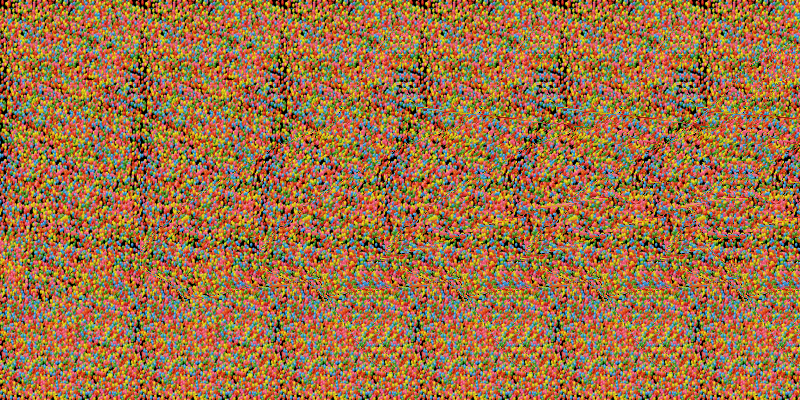
//> input picture shark.png, 800 x 400 px, given in place of undef_texture_path, which was not available
$ ./mainBuilder ../shark.png   (built with g++ and OpenCV 4)
//> lines starting //> are read from the running program, lines starting //| are printed output that depends on the picture; pictures that were not available may be replaced by others from this repository, and a replacement may not be noted
### src/StereogramBuilder.h
#ifndef STEREOGRAMBUILDER_H
#define STEREOGRAMBUILDER_H

#include <iostream>
#include <opencv2/opencv.hpp>

#define DEPTH_LAYERS_COUNT 16
#define REPEAT_OFFSET 200

class stereogramBuilder {
public:
	stereogramBuilder();
	~stereogramBuilder();

	cv::Mat generateStereogramm(const cv::Mat& texture, const cv::Mat& depthMap);
private:
	cv::Mat generateBackground(const cv::Mat& texture, const cv::Size& size) const;
};
#endif

### src/StereogramBuilder.cpp
#include "StereogramBuilder.h"

stereogramBuilder::stereogramBuilder() {
  std::cout << "stereogramBuilder::stereogramBuilder() " << this << std::endl;
}

stereogramBuilder::~stereogramBuilder() {
  std::cout << "stereogramBuilder::~stereogramBuilder() " << this << std::endl;
}

cv::Mat stereogramBuilder::generateBackground(const cv::Mat& texture,
                                              const cv::Size& size) const {
  cv::Mat background(size, texture.type());
  // produce background image, using input texture.
  for (int r = 0; r < background.rows; r += texture.rows) {
    for (int c = 0; c < background.cols; c += texture.cols) {
      // check and reduce fill area, if go outside the image borders
      int copyWidth = c + texture.cols < background.cols
                          ? texture.cols
                          : background.cols - c - 1;
      int copyHeight = r + texture.rows < background.rows
                           ? texture.rows
                           : background.rows - r - 1;

      texture(cv::Rect(0, 0, copyWidth, copyHeight))
          .copyTo(background(cv::Rect(c, r, copyWidth, copyHeight)));
    }
  }
  return background;
}

// generate autostereogramm
cv::Mat stereogramBuilder::generateStereogramm(const cv::Mat& texture,
                                               const cv::Mat& depthMap) {
  cv::Mat textureResized;
  cv::resize(texture, textureResized, cv::Size(REPEAT_OFFSET, REPEAT_OFFSET));

  int s = textureResized.cols;  // texture horizontal repeat interval

  cv::Mat background = generateBackground(
      textureResized,
      cv::Size(depthMap.cols + textureResized.cols, depthMap.rows));

  int nChannel =
      background.channels();  // background consist same type and same number of
                              // channel like input texture

  depthMap /= DEPTH_LAYERS_COUNT;
  for (int r = 0; r < depthMap.rows; ++r) {
    for (int c = 0; c < depthMap.cols; ++c) {
      if (depthMap.at<unsigned char>(r, c) > 0) {
        for (int nChannel = 0; nChannel < background.channels(); ++nChannel) {
          unsigned char pixel = background.at<unsigned char>(
              r,
              (c + depthMap.at<unsigned char>(r, c)) * background.channels() +
                  nChannel);
          for (int i = c + s; i < depthMap.cols + s; i += s)
            background.at<unsigned char>(
                r, i * background.channels() + nChannel) = pixel;
        }
      }
    }
  }
  return background;
}

### src/mainBuilder.cpp
#include "StereogramBuilder.h"

static void help() {
  printf(
      "\nThis is a autostereogram builder.\n"
      "Usage: stereogramBuilder\n"
      "     -t=<path>            # the path to texture image\n"
      "     -d=<path>            # the path to depth map image\n"
      "    [-o=<path>]           # the path to save result image\n"
      "    [-g]                  # load texture image as GRAYSCALE\n"
      "\n");
}

int main(int argc, char** argv) {
  std::string texturePath("undef_texture_path");
  std::string depthMapPath("undef_depthMap_path");
  std::string saveResultPath("buildOutput.jpg");

  bool LOAD_GRAYSCALSE = false;

  for (int i = 1; i < argc; i++) {
    const char* s = argv[i];
    if (strcmp(s, "-t") == 0) {
      texturePath = argv[++i];
    } else if (strcmp(s, "-d") == 0) {
      depthMapPath = argv[++i];
    } else if (strcmp(s, "-o") == 0) {
      saveResultPath = argv[++i];
    } else if (strcmp(s, "-g") == 0) {
      LOAD_GRAYSCALSE = true;
    }
  }

  cv::Mat texture = cv::imread(
      texturePath, LOAD_GRAYSCALSE ? cv::IMREAD_GRAYSCALE : cv::IMREAD_COLOR);
//> texture is the input picture: 400 rows x 800 cols, CV_8UC3; mean B, G, R 70.3, 113.5, 158.9
  if (texture.empty()) {
    std::cout << "ERROR. Cannot load texture image by path:" << texturePath
              << std::endl;
    help();
    return -1;
  }
  cv::Mat depthMap = cv::imread(depthMapPath, cv::IMREAD_GRAYSCALE);
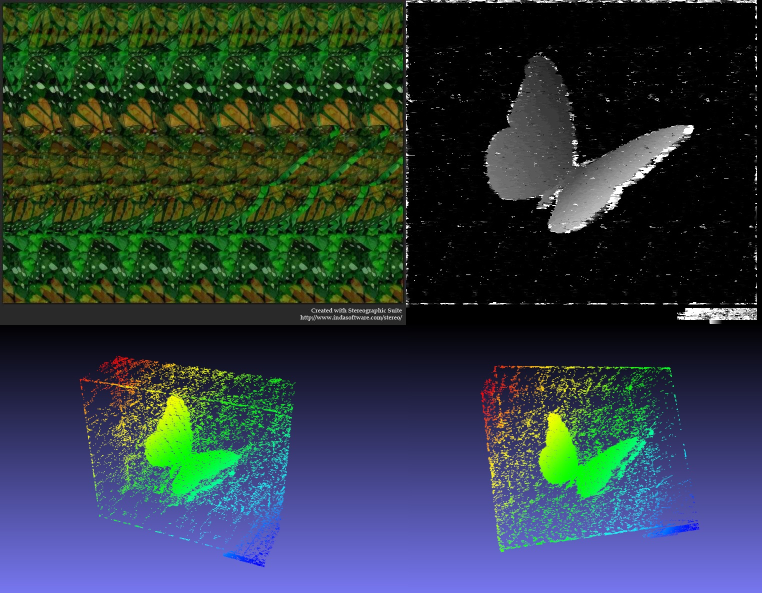
//> input picture MainPicture.jpg, 1524 x 1186 px, given in place of undef_depthMap_path, which was not available (shown at 1/2 size)
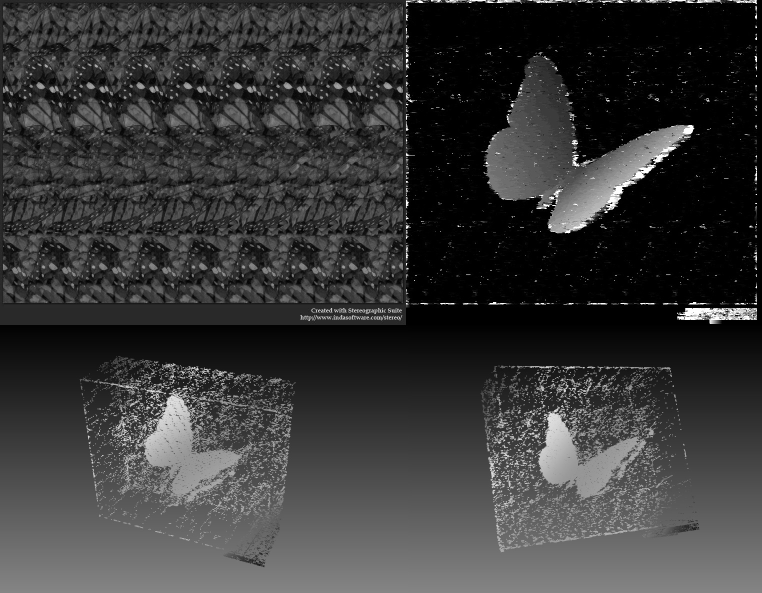
//> depthMap: 1186 rows x 1524 cols, CV_8UC1 (shown at 1/2 size); min 0, max 255, mean 56
  if (depthMap.empty()) {
    std::cout << "ERROR. Cannot load depth map image by path:" << depthMapPath
              << std::endl;
    help();
    return -1;
  }

  stereogramBuilder builder;

  std::cout << "Start generate stereogramm process..." << std::endl;
  cv::Mat stereogram = builder.generateStereogramm(texture, depthMap);
//> in generateStereogramm, `cv::resize(texture, textureResized, cv::Size(REPEAT_OFFSET, REPEAT_OFF..`:
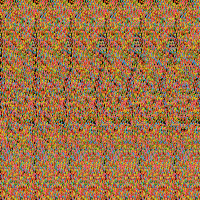
//> textureResized: 200 rows x 200 cols, CV_8UC3; mean B, G, R 70.3, 113.5, 159.2
//> in generateBackground, `cv::Mat background(size, texture.type());`: background: 1186 rows x 1724 cols, CV_8UC3; every value is 0
//> after the loop in generateBackground, `for (int r = 0; r < background.rows; r += texture.rows)`:
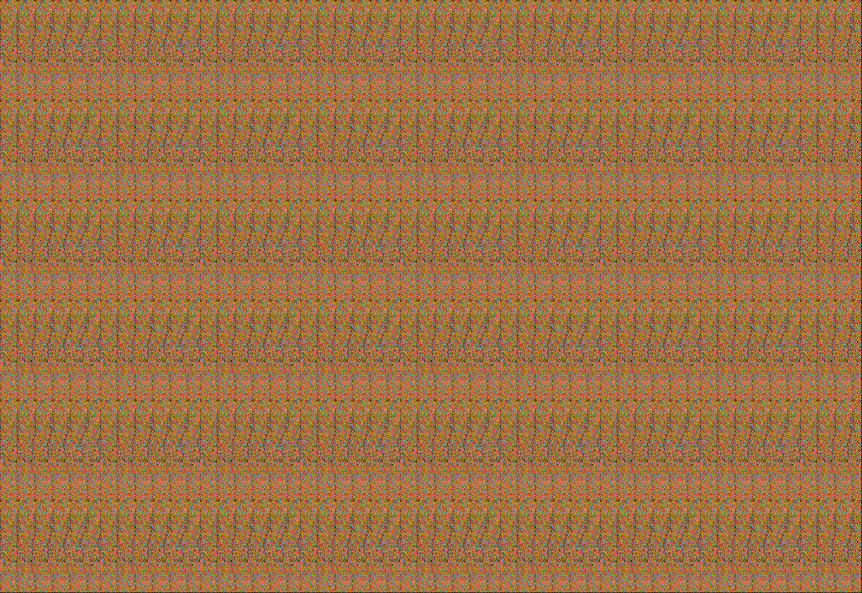
//> background: 1186 rows x 1724 cols, CV_8UC3 (shown at 1/2 size); mean B, G, R 70.2, 113.3, 158.9
//> after the loop in generateStereogramm, `for (int r = 0; r < depthMap.rows; ++r)`:
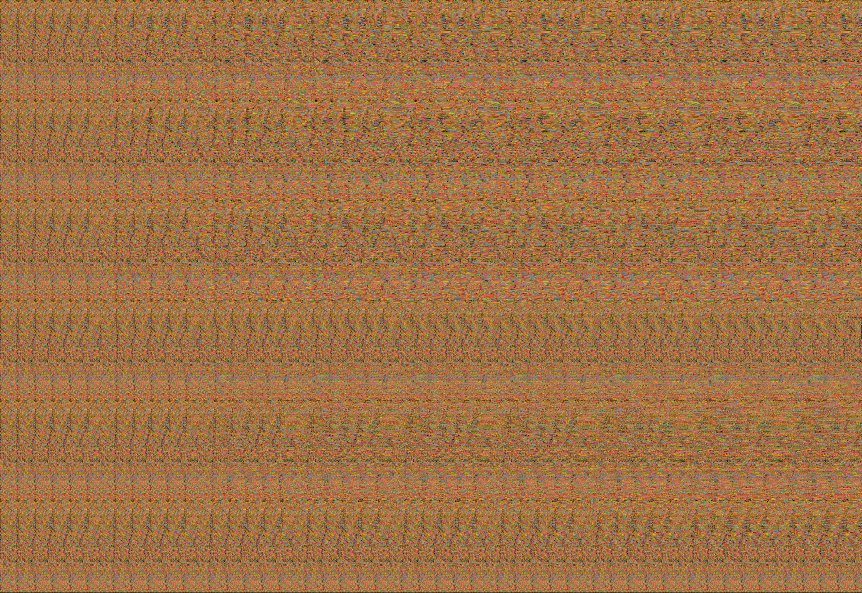
//> background: 1186 rows x 1724 cols, CV_8UC3 (shown at 1/2 size); mean B, G, R 70.3, 113.5, 159.3
  if (stereogram.empty()) {
    std::cout << "ERROR. Result stereogramm is empty. Something Wrong..."
              << std::endl;
    help();
    return -1;
  } else {
    std::cout << "Success!!" << std::endl;
  }

  try {
    cv::imwrite(saveResultPath, stereogram);
  } catch (cv::Exception& e) {
    std::cout << "ERROR. Cannot save result stereo image by path:"
              << saveResultPath << "\n"
              << e.what() << std::endl;
    help();
    return -1;
  }
  std::cout << "Generate file:" << saveResultPath << std::endl;

  return 0;
}
